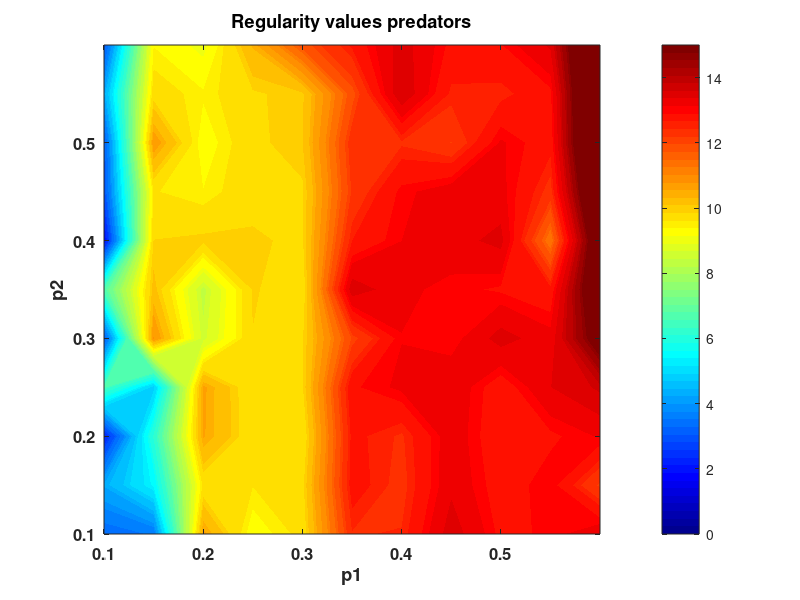
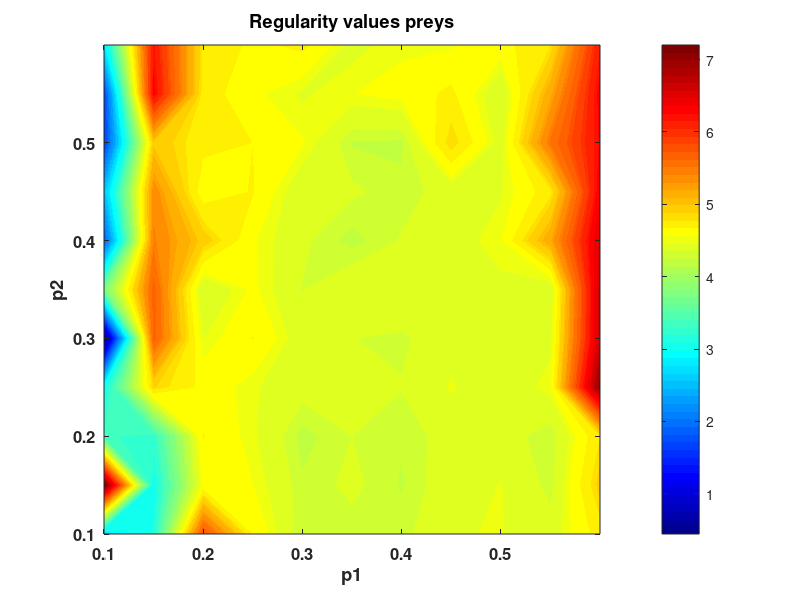

MATLAB code to generate these figures, in order:
% This code plots the regularity values for predators and preys populations
% as the parameters p_1 and p_2 vary. 
clc
clear all
close all

load('regularity.mat')

% regularity predators and labels 
figure
contourf(P1,P2,RN,100,'LineStyle','none')
shading flat
title('Regularity values predators','FontSize',12,'FontWeight','bold')
xlabel('p1','FontSize',12,'FontWeight','bold')
ylabel('p2','FontSize',12,'FontWeight','bold')
set(gca,'FontSize',12,'FontWeight','bold')
colorbar
colormap(jet)
axis([0.1 0.6 0.1 0.6])
caxis([0 15]) 
 
 
% regularity preys 
figure
contourf(P1,P2,RM,100,'LineStyle','none')
shading flat
title('Regularity values preys','FontSize',12,'FontWeight','bold')
xlabel('p1','FontSize',12,'FontWeight','bold')
ylabel('p2','FontSize',12,'FontWeight','bold')
set(gca,'FontSize',12,'FontWeight','bold')
colorbar
colormap(jet)
axis([0.1 0.6 0.1 0.6])
% caxis([0 15])